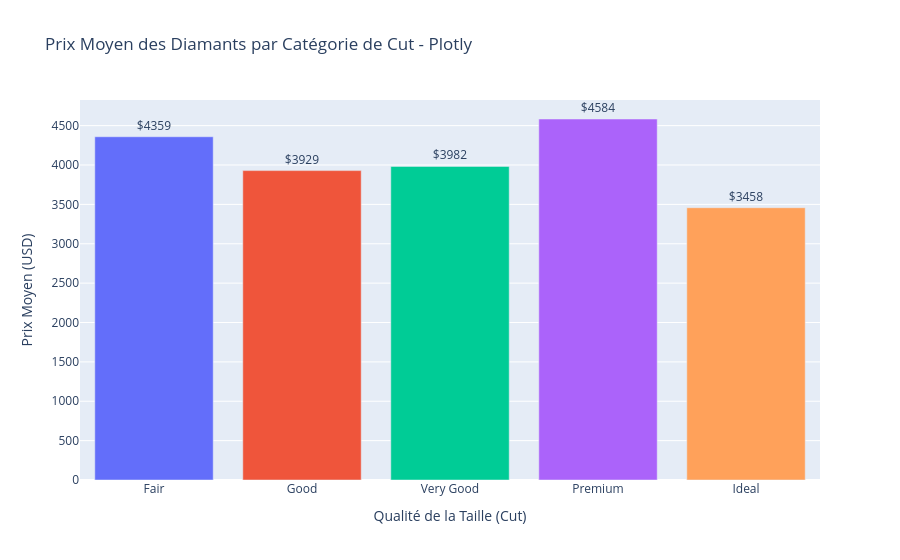

Notebook cell for this chart:
### Markdown cell above
---

## 3. Analyse Supplémentaire (Bonus)

### Prix moyen par catégorie de Cut avec Plotly

**Commentaire :**
- J'ai choisi Plotly pour l'interactivité (on peut lire le prix exact au survol).
- L'agrégation (moyenne par cut) est faite en pandas avec `groupby().mean()` avant de passer à Plotly. Plotly ne gère pas l'agrégation tout seul (contrairement à Altair qui peut faire `mean()` dans l'encodage).
- Résultat intéressant : les diamants Fair ont un prix moyen plus élevé que les Ideal. C'est contre-intuitif, mais ça s'explique par le fait que les Fair sont souvent de gros carats (donc chers), alors que les Ideal incluent beaucoup de petits diamants qui tirent la moyenne vers le bas.

### Code cell
# =====================================================
# 3. Analyse Supplémentaire : Prix moyen par Cut
# =====================================================

# Agrégation avec pandas
avg_price_by_cut = diamonds_df.groupby('cut')['price'].mean().reset_index()
avg_price_by_cut.columns = ['cut', 'avg_price']

# Ordonner les catégories
cut_order = ['Fair', 'Good', 'Very Good', 'Premium', 'Ideal']
avg_price_by_cut['cut'] = pd.Categorical(avg_price_by_cut['cut'], categories=cut_order, ordered=True)
avg_price_by_cut = avg_price_by_cut.sort_values('cut')

# Visualisation avec Plotly
fig = px.bar(avg_price_by_cut, x='cut', y='avg_price',
             color='cut',
             labels={'cut': 'Qualité de la Taille (Cut)', 'avg_price': 'Prix Moyen (USD)'},
             title='Prix Moyen des Diamants par Catégorie de Cut - Plotly',
             text='avg_price')
fig.update_traces(texttemplate='$%{text:.0f}', textposition='outside')
fig.update_layout(xaxis_title='Qualité de la Taille (Cut)',
                  yaxis_title='Prix Moyen (USD)',
                  showlegend=False)
fig.show()

### Figure 1 — Plotly figure (JSON) as saved in the notebook; plotly's stock layout.template omitted (floating-point values rounded to 4 significant figures)
{"data": [{"hovertemplate": "Qualité de la Taille (Cut)=%{x}<br>Prix Moyen (USD)=%{text}<extra></extra>", "legendgroup": "Fair", "marker": {"color": "#636efa", "pattern": {"shape": ""}}, "name": "Fair", "orientation": "v", "showlegend": true, "text": [4359.0], "textposition": "outside", "texttemplate": "$%{text:.0f}", "type": "bar", "x": ["Fair"], "xaxis": "x", "y": [4359.0], "yaxis": "y"}, {"hovertemplate": "Qualité de la Taille (Cut)=%{x}<br>Prix Moyen (USD)=%{text}<extra></extra>", "legendgroup": "Good", "marker": {"color": "#EF553B", "pattern": {"shape": ""}}, "name": "Good", "orientation": "v", "showlegend": true, "text": [3929.0], "textposition": "outside", "texttemplate": "$%{text:.0f}", "type": "bar", "x": ["Good"], "xaxis": "x", "y": [3929.0], "yaxis": "y"}, {"hovertemplate": "Qualité de la Taille (Cut)=%{x}<br>Prix Moyen (USD)=%{text}<extra></extra>", "legendgroup": "Very Good", "marker": {"color": "#00cc96", "pattern": {"shape": ""}}, "name": "Very Good", "orientation": "v", "showlegend": true, "text": [3982.0], "textposition": "outside", "texttemplate": "$%{text:.0f}", "type": "bar", "x": ["Very Good"], "xaxis": "x", "y": [3982.0], "yaxis": "y"}, {"hovertemplate": "Qualité de la Taille (Cut)=%{x}<br>Prix Moyen (USD)=%{text}<extra></extra>", "legendgroup": "Premium", "marker": {"color": "#ab63fa", "pattern": {"shape": ""}}, "name": "Premium", "orientation": "v", "showlegend": true, "text": [4584.0], "textposition": "outside", "texttemplate": "$%{text:.0f}", "type": "bar", "x": ["Premium"], "xaxis": "x", "y": [4584.0], "yaxis": "y"}, {"hovertemplate": "Qualité de la Taille (Cut)=%{x}<br>Prix Moyen (USD)=%{text}<extra></extra>", "legendgroup": "Ideal", "marker": {"color": "#FFA15A", "pattern": {"shape": ""}}, "name": "Ideal", "orientation": "v", "showlegend": true, "text": [3458.0], "textposition": "outside", "texttemplate": "$%{text:.0f}", "type": "bar", "x": ["Ideal"], "xaxis": "x", "y": [3458.0], "yaxis": "y"}], "layout": {"barmode": "relative", "legend": {"title": {"text": "Qualité de la Taille (Cut)"}, "tracegroupgap": 0}, "showlegend": false, "title": {"text": "Prix Moyen des Diamants par Catégorie de Cut - Plotly"}, "xaxis": {"anchor": "y", "categoryarray": ["Fair", "Good", "Very Good", "Premium", "Ideal"], "categoryorder": "array", "domain": [0, 1], "title": {"text": "Qualité de la Taille (Cut)"}}, "yaxis": {"anchor": "x", "domain": [0, 1], "title": {"text": "Prix Moyen (USD)"}}}}
